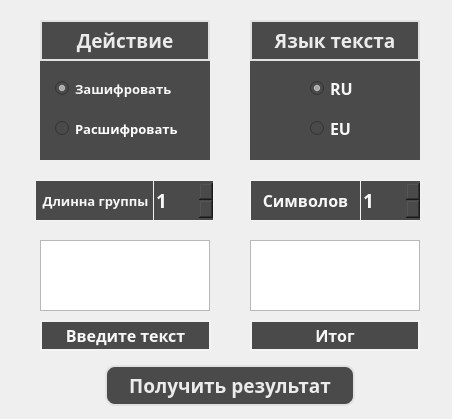
<?xml version="1.0" encoding="UTF-8"?>
<ui version="4.0">
 <class>MainWindow</class>
 <widget class="QMainWindow" name="MainWindow">
  <property name="geometry">
   <rect>
    <x>0</x>
    <y>0</y>
    <width>452</width>
    <height>419</height>
   </rect>
  </property>
  <property name="minimumSize">
   <size>
    <width>452</width>
    <height>419</height>
   </size>
  </property>
  <property name="maximumSize">
   <size>
    <width>452</width>
    <height>419</height>
   </size>
  </property>
  <property name="windowTitle">
   <string>Reverse</string>
  </property>
  <widget class="QWidget" name="centralwidget">
   <widget class="QWidget" name="widget" native="true">
    <property name="geometry">
     <rect>
      <x>40</x>
      <y>20</y>
      <width>170</width>
      <height>140</height>
     </rect>
    </property>
    <property name="styleSheet">
     <string notr="true">background-color: rgb(74, 74, 74);
border-color: rgb(225, 225, 225);


</string>
    </property>
    <widget class="QRadioButton" name="encryption_radioButton">
     <property name="geometry">
      <rect>
       <x>15</x>
       <y>60</y>
       <width>130</width>
       <height>17</height>
      </rect>
     </property>
     <property name="font">
      <font>
       <family>Segoe Print</family>
       <pointsize>10</pointsize>
       <weight>75</weight>
       <bold>true</bold>
      </font>
     </property>
     <property name="cursor">
      <cursorShape>PointingHandCursor</cursorShape>
     </property>
     <property name="styleSheet">
      <string notr="true">color:rgb(247, 247, 247)</string>
     </property>
     <property name="text">
      <string>Зашифровать</string>
     </property>
     <property name="checked">
      <bool>true</bool>
     </property>
    </widget>
    <widget class="QRadioButton" name="decryption_radioButton">
     <property name="geometry">
      <rect>
       <x>15</x>
       <y>100</y>
       <width>130</width>
       <height>17</height>
      </rect>
     </property>
     <property name="font">
      <font>
       <family>Segoe Print</family>
       <pointsize>10</pointsize>
       <weight>75</weight>
       <bold>true</bold>
      </font>
     </property>
     <property name="cursor">
      <cursorShape>PointingHandCursor</cursorShape>
     </property>
     <property name="styleSheet">
      <string notr="true">color: rgb(255, 255, 255)</string>
     </property>
     <property name="text">
      <string>Расшифровать</string>
     </property>
    </widget>
    <widget class="QLabel" name="label">
     <property name="geometry">
      <rect>
       <x>0</x>
       <y>0</y>
       <width>170</width>
       <height>41</height>
      </rect>
     </property>
     <property name="font">
      <font>
       <family>Segoe Print</family>
       <pointsize>14</pointsize>
       <weight>75</weight>
       <italic>false</italic>
       <bold>true</bold>
       <underline>false</underline>
       <strikeout>false</strikeout>
      </font>
     </property>
     <property name="styleSheet">
      <string notr="true">color: rgb(235, 235, 235);
border-width: 2px;
border-style: solid;</string>
     </property>
     <property name="text">
      <string>Действие</string>
     </property>
     <property name="alignment">
      <set>Qt::AlignCenter</set>
     </property>
    </widget>
   </widget>
   <widget class="QWidget" name="widget_2" native="true">
    <property name="geometry">
     <rect>
      <x>250</x>
      <y>20</y>
      <width>170</width>
      <height>140</height>
     </rect>
    </property>
    <property name="styleSheet">
     <string notr="true">background-color: rgb(74, 74, 74);
border-color: rgb(225, 225, 225);</string>
    </property>
    <widget class="QRadioButton" name="RU_radioButton">
     <property name="geometry">
      <rect>
       <x>60</x>
       <y>60</y>
       <width>51</width>
       <height>17</height>
      </rect>
     </property>
     <property name="font">
      <font>
       <family>Segoe Print</family>
       <pointsize>12</pointsize>
       <weight>75</weight>
       <bold>true</bold>
      </font>
     </property>
     <property name="cursor">
      <cursorShape>PointingHandCursor</cursorShape>
     </property>
     <property name="styleSheet">
      <string notr="true">color:rgb(247, 247, 247)</string>
     </property>
     <property name="text">
      <string>RU</string>
     </property>
     <property name="checked">
      <bool>true</bool>
     </property>
    </widget>
    <widget class="QRadioButton" name="EU_radioButton">
     <property name="geometry">
      <rect>
       <x>60</x>
       <y>100</y>
       <width>51</width>
       <height>17</height>
      </rect>
     </property>
     <property name="font">
      <font>
       <family>Segoe Print</family>
       <pointsize>12</pointsize>
       <weight>75</weight>
       <bold>true</bold>
      </font>
     </property>
     <property name="cursor">
      <cursorShape>PointingHandCursor</cursorShape>
     </property>
     <property name="styleSheet">
      <string notr="true">color:rgb(247, 247, 247)</string>
     </property>
     <property name="text">
      <string>EU</string>
     </property>
    </widget>
    <widget class="QLabel" name="label_2">
     <property name="geometry">
      <rect>
       <x>0</x>
       <y>0</y>
       <width>170</width>
       <height>41</height>
      </rect>
     </property>
     <property name="font">
      <font>
       <family>Segoe Print</family>
       <pointsize>14</pointsize>
       <weight>75</weight>
       <bold>true</bold>
      </font>
     </property>
     <property name="styleSheet">
      <string notr="true">color: rgb(235, 235, 235);
border-width: 2px;
border-style: solid;</string>
     </property>
     <property name="text">
      <string>Язык текста</string>
     </property>
     <property name="alignment">
      <set>Qt::AlignCenter</set>
     </property>
    </widget>
   </widget>
   <widget class="QLabel" name="label_3">
    <property name="geometry">
     <rect>
      <x>250</x>
      <y>320</y>
      <width>170</width>
      <height>31</height>
     </rect>
    </property>
    <property name="font">
     <font>
      <family>Segoe Print</family>
      <pointsize>12</pointsize>
      <weight>75</weight>
      <bold>true</bold>
     </font>
    </property>
    <property name="styleSheet">
     <string notr="true">color:rgb(247, 247, 247);
border-width: 2px;
border-style: solid;
border-color: rgb(243, 243, 243);
background-color: rgb(74, 74, 74);</string>
    </property>
    <property name="text">
     <string>Итог</string>
    </property>
    <property name="alignment">
     <set>Qt::AlignCenter</set>
    </property>
   </widget>
   <widget class="QLabel" name="label_4">
    <property name="geometry">
     <rect>
      <x>40</x>
      <y>320</y>
      <width>171</width>
      <height>31</height>
     </rect>
    </property>
    <property name="font">
     <font>
      <family>Segoe Print</family>
      <pointsize>12</pointsize>
      <weight>75</weight>
      <bold>true</bold>
     </font>
    </property>
    <property name="styleSheet">
     <string notr="true">color:rgb(247, 247, 247);
border-width: 2px;
border-style: solid;
border-color: rgb(243, 243, 243);
background-color: rgb(74, 74, 74);</string>
    </property>
    <property name="text">
     <string>Введите текст</string>
    </property>
    <property name="alignment">
     <set>Qt::AlignCenter</set>
    </property>
   </widget>
   <widget class="QPushButton" name="pushButton">
    <property name="geometry">
     <rect>
      <x>105</x>
      <y>365</y>
      <width>250</width>
      <height>41</height>
     </rect>
    </property>
    <property name="font">
     <font>
      <family>Segoe Print</family>
      <pointsize>14</pointsize>
      <weight>75</weight>
      <bold>true</bold>
     </font>
    </property>
    <property name="styleSheet">
     <string notr="true">background-color: rgb(74, 74, 74);
border-color: rgb(225, 225, 225);
border-width: 2px;
border-style: solid;
border-radius: 10px;
color: rgb(235, 235, 235);
</string>
    </property>
    <property name="text">
     <string>Получить результат</string>
    </property>
   </widget>
   <widget class="QTextEdit" name="input_textEdit">
    <property name="geometry">
     <rect>
      <x>40</x>
      <y>240</y>
      <width>170</width>
      <height>71</height>
     </rect>
    </property>
    <property name="cursor" stdset="0">
     <cursorShape>IBeamCursor</cursorShape>
    </property>
   </widget>
   <widget class="QLabel" name="label_6">
    <property name="geometry">
     <rect>
      <x>0</x>
      <y>0</y>
      <width>460</width>
      <height>420</height>
     </rect>
    </property>
    <property name="minimumSize">
     <size>
      <width>460</width>
      <height>420</height>
     </size>
    </property>
    <property name="maximumSize">
     <size>
      <width>460</width>
      <height>420</height>
     </size>
    </property>
    <property name="text">
     <string/>
    </property>
    <property name="pixmap">
     <pixmap>../../Downloads/123.png</pixmap>
    </property>
   </widget>
   <widget class="QTextEdit" name="output_textEdit">
    <property name="geometry">
     <rect>
      <x>250</x>
      <y>240</y>
      <width>170</width>
      <height>71</height>
     </rect>
    </property>
    <property name="readOnly">
     <bool>true</bool>
    </property>
   </widget>
   <widget class="QWidget" name="widget_3" native="true">
    <property name="geometry">
     <rect>
      <x>35</x>
      <y>170</y>
      <width>181</width>
      <height>51</height>
     </rect>
    </property>
    <widget class="QLabel" name="label_5">
     <property name="geometry">
      <rect>
       <x>0</x>
       <y>10</y>
       <width>121</width>
       <height>41</height>
      </rect>
     </property>
     <property name="font">
      <font>
       <family>Segoe Print</family>
       <pointsize>10</pointsize>
       <weight>75</weight>
       <bold>true</bold>
      </font>
     </property>
     <property name="styleSheet">
      <string notr="true">color:rgb(247, 247, 247);
border-width: 1px;
border-style: solid;
border-color: rgb(243, 243, 243);
background-color: rgb(74, 74, 74);</string>
     </property>
     <property name="text">
      <string>Длинна группы</string>
     </property>
     <property name="alignment">
      <set>Qt::AlignCenter</set>
     </property>
    </widget>
    <widget class="QSpinBox" name="kayBox">
     <property name="geometry">
      <rect>
       <x>118</x>
       <y>10</y>
       <width>61</width>
       <height>41</height>
      </rect>
     </property>
     <property name="font">
      <font>
       <family>Segoe Print</family>
       <pointsize>14</pointsize>
       <weight>75</weight>
       <bold>true</bold>
      </font>
     </property>
     <property name="cursor">
      <cursorShape>IBeamCursor</cursorShape>
     </property>
     <property name="styleSheet">
      <string notr="true">color:rgb(247, 247, 247);
border-width: 1px;
border-style: solid;
border-color: rgb(243, 243, 243);
background-color: rgb(74, 74, 74);</string>
     </property>
     <property name="buttonSymbols">
      <enum>QAbstractSpinBox::UpDownArrows</enum>
     </property>
     <property name="minimum">
      <number>1</number>
     </property>
     <property name="maximum">
      <number>999999999</number>
     </property>
    </widget>
   </widget>
   <widget class="QWidget" name="widget_4" native="true">
    <property name="geometry">
     <rect>
      <x>250</x>
      <y>170</y>
      <width>171</width>
      <height>51</height>
     </rect>
    </property>
    <widget class="QLabel" name="label_7">
     <property name="geometry">
      <rect>
       <x>0</x>
       <y>10</y>
       <width>111</width>
       <height>41</height>
      </rect>
     </property>
     <property name="font">
      <font>
       <family>Segoe Print</family>
       <pointsize>12</pointsize>
       <weight>75</weight>
       <bold>true</bold>
      </font>
     </property>
     <property name="styleSheet">
      <string notr="true">color:rgb(247, 247, 247);
border-width: 1px;
border-style: solid;
border-color: rgb(243, 243, 243);
background-color: rgb(74, 74, 74);</string>
     </property>
     <property name="text">
      <string>Символов</string>
     </property>
     <property name="alignment">
      <set>Qt::AlignCenter</set>
     </property>
    </widget>
    <widget class="QSpinBox" name="kayBox_2">
     <property name="geometry">
      <rect>
       <x>110</x>
       <y>10</y>
       <width>61</width>
       <height>41</height>
      </rect>
     </property>
     <property name="font">
      <font>
       <family>Segoe Print</family>
       <pointsize>14</pointsize>
       <weight>75</weight>
       <bold>true</bold>
      </font>
     </property>
     <property name="cursor">
      <cursorShape>IBeamCursor</cursorShape>
     </property>
     <property name="styleSheet">
      <string notr="true">color:rgb(247, 247, 247);
border-width: 1px;
border-style: solid;
border-color: rgb(243, 243, 243);
background-color: rgb(74, 74, 74);</string>
     </property>
     <property name="buttonSymbols">
      <enum>QAbstractSpinBox::UpDownArrows</enum>
     </property>
     <property name="minimum">
      <number>1</number>
     </property>
     <property name="maximum">
      <number>999999999</number>
     </property>
    </widget>
   </widget>
   <zorder>label_6</zorder>
   <zorder>widget</zorder>
   <zorder>widget_2</zorder>
   <zorder>label_3</zorder>
   <zorder>label_4</zorder>
   <zorder>pushButton</zorder>
   <zorder>input_textEdit</zorder>
   <zorder>output_textEdit</zorder>
   <zorder>widget_3</zorder>
   <zorder>widget_4</zorder>
  </widget>
 </widget>
 <resources/>
 <connections/>
</ui>
